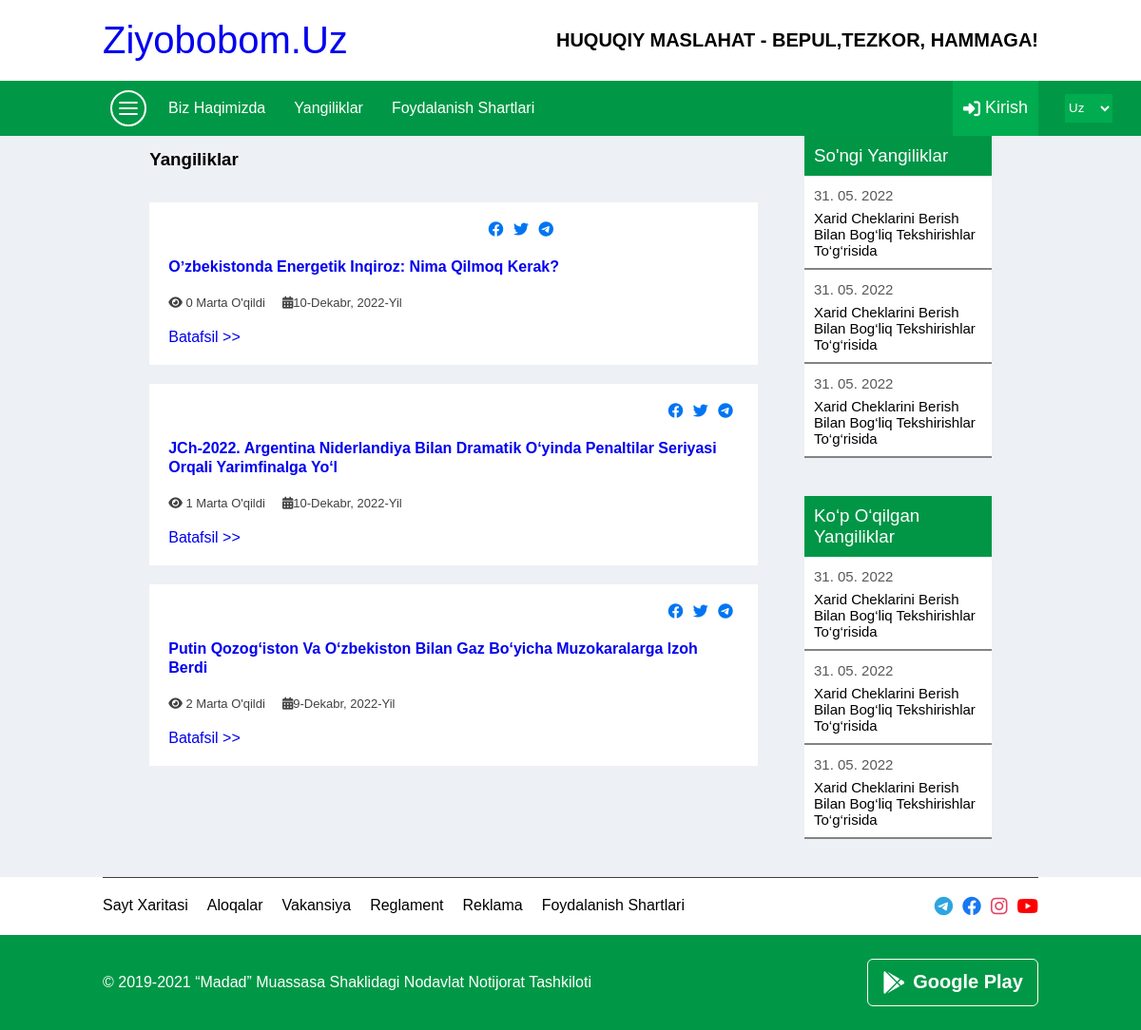
Screenshot of /yangiliklar with the database file from the repository.
### app/models.py (models this page shows, shortened)
class Yangilik(models.Model):
    sarlavha = models.CharField(max_length=100)
    sana = models.DateField()
    matn = models.TextField()
    rasm = models.FileField(null=True, blank=True)
    korish_soni = models.PositiveSmallIntegerField(default=0)

### app/views.py (the view)
# urls.py: path('yangiliklar', YangiliklarView.as_view()),
class YangiliklarView(View):
    def get(self, request):
        context = {
            "yangiliklar": Yangilik.objects.all()
        }
        return render(request, 'yangiliklar.html', context)

### templates/yangiliklar.html (shortened to what this page needs)
<!DOCTYPE html>
<html>
  <head>
    <link rel="stylesheet" type="text/css" media="screen" href="/static/css/main.css" />
    <link
      rel="stylesheet"
      href="https://cdnjs.cloudflare.com/ajax/libs/font-awesome/6.1.1/css/all.min.css"
    />
  </head>
  <body>
    <div class="container">
      <section class="logo">
        <a href="./">
          <div class="brend">ziyobobom.uz</div>
        </a>
        <h1>HUQUQIY MASLAHAT - BEPUL,TEZKOR, HAMMAGA!</h1>
      </section>
      <section class="navbar">
        <div class="links">
          <ul class="menu-icon">
            <li></li>
            <li></li>
            <li></li>
          </ul>
          <ul class="desktop-links">
            <li><a href="biz-haqimizda.html">Biz haqimizda</a></li>
            <li><a href="#">Yangiliklar</a></li>
            <li><a href="foydalanish.html">Foydalanish shartlari</a></li>
          </ul>
        </div>
        <div class="login">
          <i class="fa-solid fa-right-to-bracket"></i>
          Kirish
        </div>
        <select class="language" name="" id="">
          <option value="">Uz</option>
        </select>
      </section>
      <section class="condition">
        <div class="left">
          <h3>Yangiliklar</h3>
          {% for i in yangiliklar %}
          <div class="new">
            <div>
              <div class="news-link">
                <i class="fa-brands fa-facebook"></i>
                <i class="fa-brands fa-twitter"></i>
                <i class="fa-brands fa-telegram"></i>
              </div>
              <h3>
                <a style="text-decoration: none;" href="/yangiliklar/{{i.id}}">{{i.sarlavha}}</a>
              </h3>
              <p>
                <i class="fa-solid fa-eye"></i> {{i.korish_soni}} marta o'qildi &nbsp; &nbsp;
                <i class="calendar fa-solid fa-calendar-days"></i>{{i.sana}}
              </p>
              <a href="/yangiliklar/{{i.id}}">Batafsil >></a>
            </div>
          </div>
          {% endfor %}
        </div>
        <div class="news-right">
          <div class="news-one">
            <h3>So'ngi Yangiliklar</h3>
            <div class="card">
              <a href="./news1.html">
              <p>31. 05. 2022</p>
              <h4>
                Xarid cheklarini berish bilan bog‘liq tekshirishlar to‘g‘risida
              </h4>
            </a>
            </div>
            <div class="card">
              <a href="#">
              <p>31. 05. 2022</p>
              <h4>
                Xarid cheklarini berish bilan bog‘liq tekshirishlar to‘g‘risida
              </h4>
            </a>
            </div>
            <div class="card">
              <a href="#">
              <p>31. 05. 2022</p>
              <h4>
                Xarid cheklarini berish bilan bog‘liq tekshirishlar to‘g‘risida
              </h4>
            </a>
            </div>
          </div>
          <div class="news-two">
            <h3>Ko‘p o‘qilgan yangiliklar</h3>
            <div class="card">
              <a href="#">
              <p>31. 05. 2022</p>
              <h4>
                Xarid cheklarini berish bilan bog‘liq tekshirishlar to‘g‘risida
              </h4>
            </a>
            </div>
            <div class="card">
              <a href="#">
              <p>31. 05. 2022</p>
              <h4>
                Xarid cheklarini berish bilan bog‘liq tekshirishlar to‘g‘risida
              </h4>
            </a>
            </div>
            <div class="card">
              <a href="#">
              <p>31. 05. 2022</p>
              <h4>
                Xarid cheklarini berish bilan bog‘liq tekshirishlar to‘g‘risida
              </h4>
            </a>
            </div>
          </div>
        </div>
      </section>
      <section class="footer">
        <div class="footer-nav">
          <ul>
            <li>Sayt xaritasi</li>
            <li>Aloqalar</li>
            <li>Vakansiya</li>
            <li>Reglament</li>
            <li>Reklama</li>
            <li>Foydalanish shartlari</li>
          </ul>
          <div class="social">
            <i class="fa-brands fa-telegram"></i>
            <i class="fa-brands fa-facebook"></i>
            <i class="fa-brands fa-instagram"></i>
            <i class="fa-brands fa-youtube"></i>
          </div>
        </div>
      </section>
      <section class="about-me">
        <div>
          © 2019-2021 “Madad” muassasa shaklidagi nodavlat notijorat tashkiloti
        </div>
        <div>
          <i class="fa-brands fa-google-play"></i>
          <b>Google Play</b>
        </div>
      </section>
    </div>
  </body>
</html>

### static/css/main.css (style rules this page uses)
* { font-family: "Nunito", sans-serif; margin: 0; padding: 0; box-sizing: border-box; text-decoration: none; outline: 0; border: none; text-transform: capitalize; transition: all 0.2s linear; }
.container { max-width: 1700px !important; width: 100% !important; margin: 0 auto; position: relative; }
.container section { padding: 0px 9%; }
.container .logo { display: flex; justify-content: space-between; align-items: center; }
.container .logo h1 { font-size: 20px; }
.container .logo .brend { margin: 20px 0px; font-size: 40px; }
.container .navbar { display: flex; align-items: center; background-color: rgb(0, 152, 70); justify-content: space-between; color: white; position: relative; }
.container .navbar .links { display: flex; align-items: center; }
.container .navbar .links .menu-icon { width: 38px; height: 38px; border: 2px solid rgb(255, 255, 255); border-radius: 50%; display: flex; flex-direction: column; justify-content: center; margin: 8px; padding-left: 5px; }
.container .navbar .links .menu-icon li { width: 20px; height: 2px; border-radius: 2px; margin: 2px; border: 1px solid white; background-color: white; }
.container .navbar .links ul { display: flex; list-style-type: none; }
.container .navbar .links ul li { margin: 0px 5px; font-size: 16px; }
.container .navbar .links ul li a { padding: 20px 10px; text-align: center; color: white; text-decoration: none; }
.container .navbar .login { width: 90px; height: 57.5px; background-color: rgb(0, 172, 79); display: flex; justify-content: center; align-items: center; font-size: 18px; cursor: pointer; }
.container .navbar .login i { margin-right: 5px; }
.container .navbar .language { position: absolute; width: 50px; height: 30px; background-color: rgb(0, 172, 79); right: 30px; color: white; }
.footer-nav { display: flex; justify-content: space-between; padding-top: 20px !important; padding-bottom: 20px !important; border-top: 1px solid rgb(63, 63, 63); }
.footer-nav ul { display: flex; flex-wrap: wrap; list-style-type: none; }
.footer-nav ul li { margin-right: 20px; }
.footer-nav .social { font-size: 20px; display: flex; gap: 10px; }
.footer-nav .social i { transition: all 0.4s ease; }
.footer-nav .social i:nth-child(1) { color: rgb(44, 165, 224); }
.footer-nav .social i:nth-child(2) { color: rgb(24, 119, 242); }
.footer-nav .social i:nth-child(3) { color: rgb(228, 64, 95); }
.footer-nav .social i:nth-child(4) { color: rgb(255, 0, 0); }
.about-me { padding-top: 25px !important; padding-bottom: 25px !important; background-color: rgb(0, 152, 70); color: white; display: flex; flex-wrap: wrap; justify-content: space-between; align-items: center; }
.about-me div:nth-child(2) { width: 180px; height: 50px; border: 1px solid white; border-radius: 6px; transition: all 0.5s ease; display: flex; align-items: center; justify-content: center; font-size: 20px; }
.about-me div:nth-child(2) i { font-size: 24px; margin-right: 8px; }
.condition { width: 100%; display: flex; background-color: rgb(237, 240, 244); padding: 20px 40px; display: flex; justify-content: space-evenly; }
.condition .left { width: 65%; }
.condition .left h3 { line-height: 50px; }
.news-right { width: 20%; border-radius: 4px; height: fit-content; }
.news-right .news-one, .news-right .news-two { margin-bottom: 40px; background-color: white; }
.news-right .news-one h3, .news-right .news-two h3 { background-color: rgb(0, 150, 70); color: white; padding: 10px 10px; font-weight: 100; }
.news-right .news-one .card, .news-right .news-two .card { width: 100% !important; border-bottom: 2px solid rgb(131, 131, 131); margin: 6px 0px; padding-left: 10px; font-size: 15px; color: black; padding: 10px; padding-top: 0; }
.news-right .news-one .card h4, .news-right .news-two .card h4 { font-weight: 100; color: black; }
.news-right .news-one .card p, .news-right .news-two .card p { color: rgb(88, 88, 88); line-height: 30px; }
.new { background-color: white; display: flex; margin-top: 20px; overflow: hidden; transition: all 0.5s ease; }
.new .news-link { text-align: right; color: rgb(0, 117, 242); }
.new h3 { line-height: 20px !important; }
.new div:nth-child(2) { padding: 20px; }
.new div:nth-child(2) p { color: rgb(65, 65, 65); margin: 20px 0px; font-size: 13px; }
.new div:nth-child(2) h3 { margin: 20px 0px; font-size: 16px; }
.news-link:nth-child(1) i { margin-right: 6px; }

### rows the page displays
Yangilik: sarlavha "Oʼzbekistonda Energetik Inqiroz: Nima Qilmoq Kerak?", korish_soni "0", sana "10-Dekabr, 2022-Yil"
Yangilik: sarlavha "JCh-2022. Argentina Niderlandiya Bilan Dramatik O‘yinda Penaltilar Seriyasi Orqali Yarimfinalga Yo‘l", korish_soni "1", sana "10-Dekabr, 2022-Yil"
Yangilik: sarlavha "Putin Qozog‘iston Va O‘zbekiston Bilan Gaz Bo‘yicha Muzokaralarga Izoh Berdi", korish_soni "2", sana "9-Dekabr, 2022-Yil"
